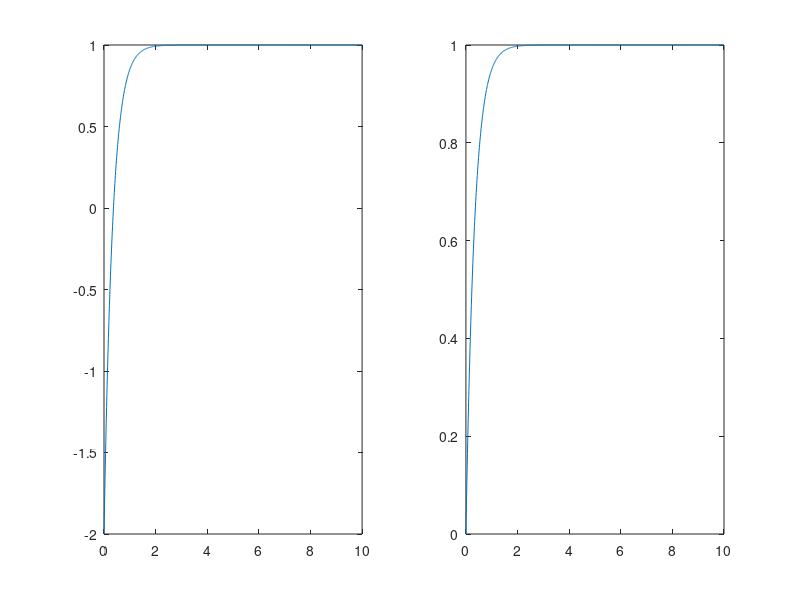

The MATLAB script that drew this image:
%% Here I am showing tha the method to compute number of strides to reach midpert is inveriant to scaling.
%% In fact ns1=ns2
clc
close all
clear all

t = 0:.01:10;
f = 1-3*exp(-3*t);
figure, subplot(1,2,1), plot(t,f)

%% No scaling
m=min(f);
M=max(f);
th = (m+M)/2;
ns1 = find(f>=th,1);

%% Scaling
fscaled = (f - m)/(M-m);
subplot(1,2,2), plot(t,fscaled);
ns2 = find(fscaled>=0.5,1);

